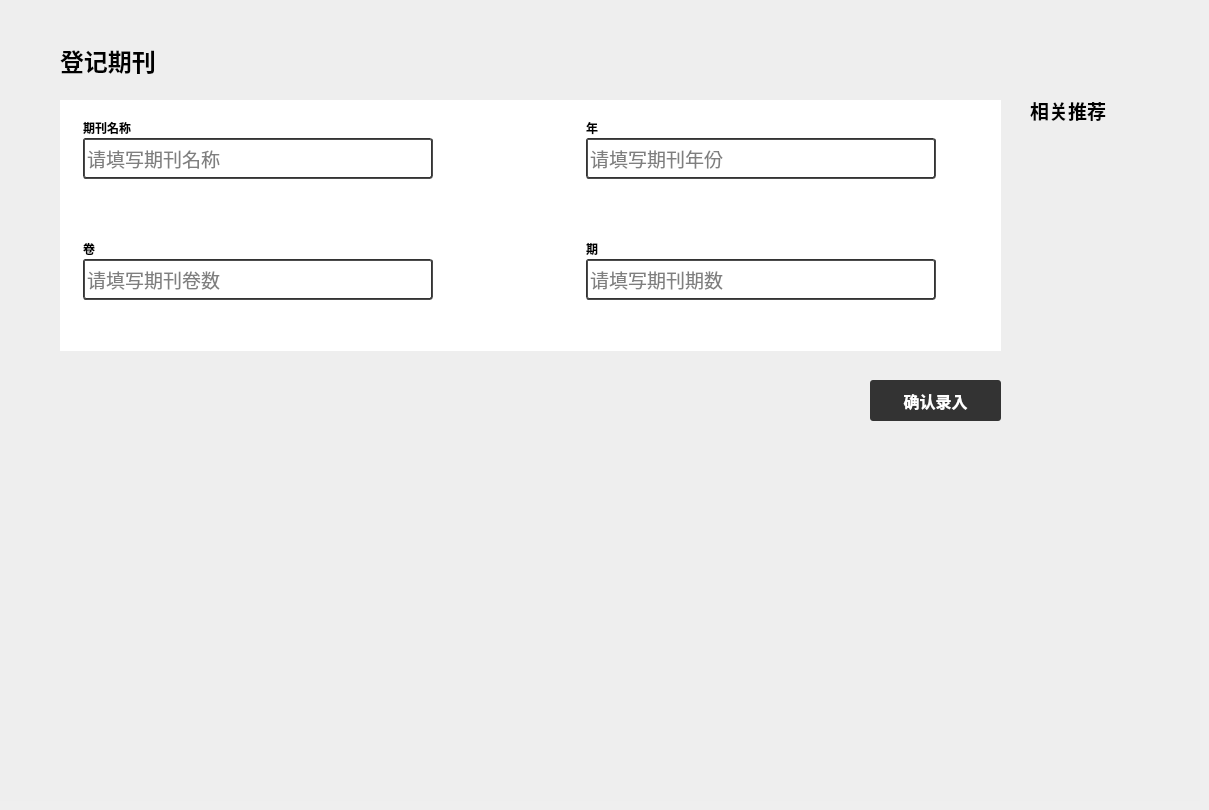
    <widget class="QWidget" name="page_5">
     <widget class="QLabel" name="label_67">
      <property name="geometry">
       <rect>
        <x>1030</x>
        <y>90</y>
        <width>120</width>
        <height>41</height>
       </rect>
      </property>
      <property name="font">
       <font>
        <family>微软雅黑</family>
        <pointsize>14</pointsize>
        <weight>75</weight>
        <bold>true</bold>
       </font>
      </property>
      <property name="text">
       <string>相关推荐</string>
      </property>
     </widget>
     <widget class="QWidget" name="widget_3" native="true">
      <property name="geometry">
       <rect>
        <x>60</x>
        <y>100</y>
        <width>941</width>
        <height>251</height>
       </rect>
      </property>
      <property name="styleSheet">
       <string notr="true">QLineEdit{
border:2px groove #333333;
border-radius:3px;
}
QLineEdit:focus{
	border: 3px solid #000000;
}</string>
      </property>
      <widget class="QLabel" name="label_48">
       <property name="geometry">
        <rect>
         <x>0</x>
         <y>0</y>
         <width>941</width>
         <height>251</height>
        </rect>
       </property>
       <property name="styleSheet">
        <string notr="true">background-color: rgb(255, 255, 255);</string>
       </property>
       <property name="text">
        <string/>
       </property>
      </widget>
      <widget class="QWidget" name="layoutWidget_5">
       <property name="geometry">
        <rect>
         <x>20</x>
         <y>20</y>
         <width>861</width>
         <height>211</height>
        </rect>
       </property>
       <layout class="QVBoxLayout" name="verticalLayout_20">
        <property name="spacing">
         <number>30</number>
        </property>
        <item>
         <layout class="QHBoxLayout" name="horizontalLayout_12">
          <property name="spacing">
           <number>150</number>
          </property>
          <item>
           <layout class="QVBoxLayout" name="verticalLayout_25">
            <property name="spacing">
             <number>3</number>
            </property>
            <item>
             <widget class="QLabel" name="label_73">
              <property name="minimumSize">
               <size>
                <width>72</width>
                <height>15</height>
               </size>
              </property>
              <property name="maximumSize">
               <size>
                <width>72</width>
                <height>15</height>
               </size>
              </property>
              <property name="font">
               <font>
                <family>微软雅黑</family>
                <weight>75</weight>
                <bold>true</bold>
               </font>
              </property>
              <property name="text">
               <string>期刊名称</string>
              </property>
             </widget>
            </item>
            <item>
             <widget class="QLineEdit" name="lineEdit_22">
              <property name="minimumSize">
               <size>
                <width>350</width>
                <height>41</height>
               </size>
              </property>
              <property name="maximumSize">
               <size>
                <width>350</width>
                <height>41</height>
               </size>
              </property>
              <property name="font">
               <font>
                <family>微软雅黑</family>
                <pointsize>14</pointsize>
               </font>
              </property>
              <property name="styleSheet">
               <string notr="true">QLineEdit{
border-radius:3px;
}</string>
              </property>
              <property name="text">
               <string/>
              </property>
              <property name="placeholderText">
               <string>请填写期刊名称</string>
              </property>
             </widget>
            </item>
            <item>
             <widget class="QLabel" name="label_74">
              <property name="font">
               <font>
                <family>微软雅黑</family>
                <pointsize>10</pointsize>
                <weight>50</weight>
                <bold>false</bold>
               </font>
              </property>
              <property name="styleSheet">
               <string notr="true">color:rgb(255, 85, 0);</string>
              </property>
              <property name="text">
               <string/>
              </property>
              <property name="alignment">
               <set>Qt::AlignLeading|Qt::AlignLeft|Qt::AlignTop</set>
              </property>
             </widget>
            </item>
           </layout>
          </item>
          <item>
           <layout class="QVBoxLayout" name="verticalLayout_26">
            <property name="spacing">
             <number>3</number>
            </property>
            <item>
             <widget class="QLabel" name="label_75">
              <property name="minimumSize">
               <size>
                <width>72</width>
                <height>15</height>
               </size>
              </property>
              <property name="maximumSize">
               <size>
                <width>72</width>
                <height>15</height>
               </size>
              </property>
              <property name="font">
               <font>
                <family>微软雅黑</family>
                <weight>75</weight>
                <bold>true</bold>
               </font>
              </property>
              <property name="text">
               <string>年</string>
              </property>
             </widget>
            </item>
            <item>
             <widget class="QLineEdit" name="lineEdit_23">
              <property name="minimumSize">
               <size>
                <width>350</width>
                <height>41</height>
               </size>
              </property>
              <property name="maximumSize">
               <size>
                <width>350</width>
                <height>41</height>
               </size>
              </property>
              <property name="font">
               <font>
                <family>微软雅黑</family>
                <pointsize>14</pointsize>
               </font>
              </property>
              <property name="styleSheet">
               <string notr="true">QLineEdit{
border-radius:3px;
}</string>
              </property>
              <property name="text">
               <string/>
              </property>
              <property name="placeholderText">
               <string>请填写期刊年份</string>
              </property>
             </widget>
            </item>
            <item>
             <widget class="QLabel" name="label_76">
              <property name="font">
               <font>
                <family>微软雅黑</family>
                <pointsize>10</pointsize>
                <weight>50</weight>
                <bold>false</bold>
               </font>
              </property>
              <property name="styleSheet">
               <string notr="true">color:rgb(255, 85, 0);</string>
              </property>
              <property name="text">
               <string/>
              </property>
              <property name="alignment">
               <set>Qt::AlignLeading|Qt::AlignLeft|Qt::AlignTop</set>
              </property>
             </widget>
            </item>
           </layout>
          </item>
         </layout>
        </item>
        <item>
         <layout class="QHBoxLayout" name="horizontalLayout_13">
          <property name="spacing">
           <number>150</number>
          </property>
          <item>
           <layout class="QVBoxLayout" name="verticalLayout_27">
            <property name="spacing">
             <number>3</number>
            </property>
            <item>
             <widget class="QLabel" name="label_77">
              <property name="minimumSize">
               <size>
                <width>72</width>
                <height>15</height>
               </size>
              </property>
              <property name="maximumSize">
               <size>
                <width>72</width>
                <height>15</height>
               </size>
              </property>
              <property name="font">
               <font>
                <family>微软雅黑</family>
                <weight>75</weight>
                <bold>true</bold>
               </font>
              </property>
              <property name="text">
               <string>卷</string>
              </property>
             </widget>
            </item>
            <item>
             <widget class="QLineEdit" name="lineEdit_24">
              <property name="minimumSize">
               <size>
                <width>350</width>
                <height>41</height>
               </size>
              </property>
              <property name="maximumSize">
               <size>
                <width>350</width>
                <height>41</height>
               </size>
              </property>
              <property name="font">
               <font>
                <family>微软雅黑</family>
                <pointsize>14</pointsize>
               </font>
              </property>
              <property name="styleSheet">
               <string notr="true">QLineEdit{
border-radius:3px;
}</string>
              </property>
              <property name="text">
               <string/>
              </property>
              <property name="placeholderText">
               <string>请填写期刊卷数</string>
              </property>
             </widget>
            </item>
            <item>
             <widget class="QLabel" name="label_78">
              <property name="font">
               <font>
                <family>微软雅黑</family>
                <pointsize>10</pointsize>
                <weight>50</weight>
                <bold>false</bold>
               </font>
              </property>
              <property name="styleSheet">
               <string notr="true">color:rgb(255, 85, 0);</string>
              </property>
              <property name="text">
               <string/>
              </property>
              <property name="alignment">
               <set>Qt::AlignLeading|Qt::AlignLeft|Qt::AlignTop</set>
              </property>
             </widget>
            </item>
           </layout>
          </item>
          <item>
           <layout class="QVBoxLayout" name="verticalLayout_28">
            <property name="spacing">
             <number>3</number>
            </property>
            <item>
             <widget class="QLabel" name="label_79">
              <property name="minimumSize">
               <size>
                <width>72</width>
                <height>15</height>
               </size>
              </property>
              <property name="maximumSize">
               <size>
                <width>72</width>
                <height>15</height>
               </size>
              </property>
              <property name="font">
               <font>
                <family>微软雅黑</family>
                <weight>75</weight>
                <bold>true</bold>
               </font>
              </property>
              <property name="text">
               <string>期</string>
              </property>
             </widget>
            </item>
            <item>
             <widget class="QLineEdit" name="lineEdit_25">
              <property name="minimumSize">
               <size>
                <width>350</width>
                <height>41</height>
               </size>
              </property>
              <property name="maximumSize">
               <size>
                <width>350</width>
                <height>41</height>
               </size>
              </property>
              <property name="font">
               <font>
                <family>微软雅黑</family>
                <pointsize>14</pointsize>
               </font>
              </property>
              <property name="styleSheet">
               <string notr="true">QLineEdit{
border-radius:3px;
}</string>
              </property>
              <property name="text">
               <string/>
              </property>
              <property name="placeholderText">
               <string>请填写期刊期数</string>
              </property>
             </widget>
            </item>
            <item>
             <widget class="QLabel" name="label_80">
              <property name="font">
               <font>
                <family>微软雅黑</family>
                <pointsize>10</pointsize>
                <weight>50</weight>
                <bold>false</bold>
               </font>
              </property>
              <property name="styleSheet">
               <string notr="true">color:rgb(255, 85, 0);</string>
              </property>
              <property name="text">
               <string/>
              </property>
              <property name="alignment">
               <set>Qt::AlignLeading|Qt::AlignLeft|Qt::AlignTop</set>
              </property>
             </widget>
            </item>
           </layout>
          </item>
         </layout>
        </item>
       </layout>
      </widget>
     </widget>
     <widget class="QLabel" name="label_47">
      <property name="geometry">
       <rect>
        <x>60</x>
        <y>40</y>
        <width>131</width>
        <height>41</height>
       </rect>
      </property>
      <property name="font">
       <font>
        <family>微软雅黑</family>
        <pointsize>18</pointsize>
        <weight>75</weight>
        <bold>true</bold>
       </font>
      </property>
      <property name="text">
       <string>登记期刊</string>
      </property>
     </widget>
     <widget class="QLabel" name="label_46">
      <property name="geometry">
       <rect>
        <x>0</x>
        <y>0</y>
        <width>1200</width>
        <height>801</height>
       </rect>
      </property>
      <property name="styleSheet">
       <string notr="true">QLabel{
background-color:rgb(238, 238, 238);
}</string>
      </property>
      <property name="text">
       <string/>
      </property>
     </widget>
     <widget class="QLabel" name="label_65">
      <property name="geometry">
       <rect>
        <x>1030</x>
        <y>140</y>
        <width>151</width>
        <height>211</height>
       </rect>
      </property>
      <property name="text">
       <string/>
      </property>
      <property name="pixmap">
       <pixmap resource="myicon.qrc">:/icons/backbook.jpg</pixmap>
      </property>
      <property name="scaledContents">
       <bool>true</bool>
      </property>
     </widget>
     <widget class="QPushButton" name="pushButton_10">
      <property name="geometry">
       <rect>
        <x>870</x>
        <y>380</y>
        <width>131</width>
        <height>41</height>
       </rect>
      </property>
      <property name="font">
       <font>
        <family>微软雅黑</family>
        <pointsize>12</pointsize>
        <weight>75</weight>
        <bold>true</bold>
       </font>
      </property>
      <property name="cursor">
       <cursorShape>PointingHandCursor</cursorShape>
      </property>
      <property name="styleSheet">
       <string notr="true">QPushButton{
background-color:#333333;
color:rgb(255, 255, 255);
border-radius:3px;
}
QPushButton:hover{
background-color:#000000;
}</string>
      </property>
      <property name="text">
       <string>确认录入</string>
      </property>
     </widget>
     <zorder>label_46</zorder>
     <zorder>label_47</zorder>
     <zorder>widget_3</zorder>
     <zorder>label_67</zorder>
     <zorder>label_65</zorder>
     <zorder>pushButton_10</zorder>
    </widget>
